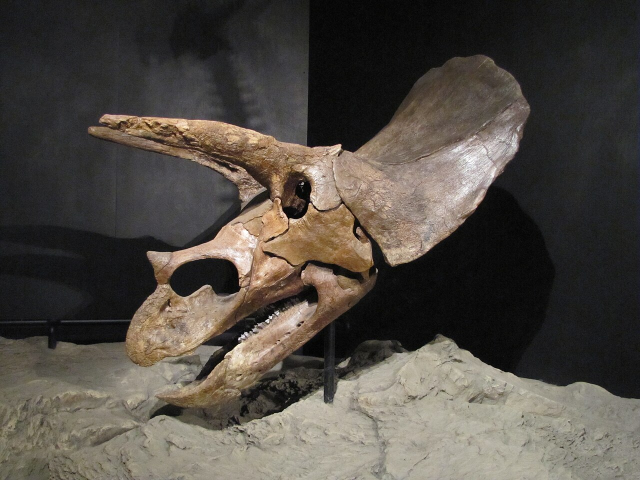
#> input picture ref/houston-left-1280.jpg, 1280 x 960 px (shown at 1/2 size)
$ python photo-compare.py ../ref/houston-left-1280.jpg ../ref/houston-left-1280.jpg
#> lines starting #> are read from the running program, lines starting #| are printed output that depends on the picture; after the words box and inside, x2 and y2 are one past the last pixel; in counts of white or black regions, pixels touching at a corner belong together
# 写真(Houston の頭骨の左側面)と、正射影で描いた模型(視点 chk_photo)を重ねる。
# 模型の背景色以外の部分の縁を緑で写真の上に描く。px の範囲は tri-model.js の VIEWS.chk_photo と同じ。
# 使い方: python3 photo-compare.py <chk_photo.png> <出力.png>
import os, sys
from PIL import Image, ImageChops, ImageFilter
HERE = os.path.dirname(os.path.abspath(__file__))
render, out = sys.argv[1], sys.argv[2]
im = Image.open(render).convert('RGB')
#> im is the input picture: PIL image 1280x960 RGB; mean R, G, B 81.3, 75.6, 68.7
ph = Image.open(os.path.join(os.path.dirname(HERE), 'ref/houston-left-1280.jpg')).convert('RGB').crop((150, 118.75, 1100, 831.25)).resize(im.size)
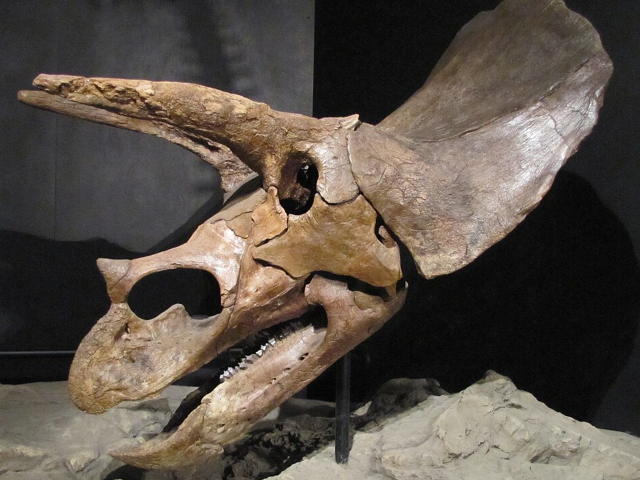
#> ph: PIL image 1280x960 RGB (shown at 1/2 size); mean R, G, B 89.8, 80.5, 71.7
bg = Image.new('RGB', im.size, (0xf3, 0xef, 0xe4))
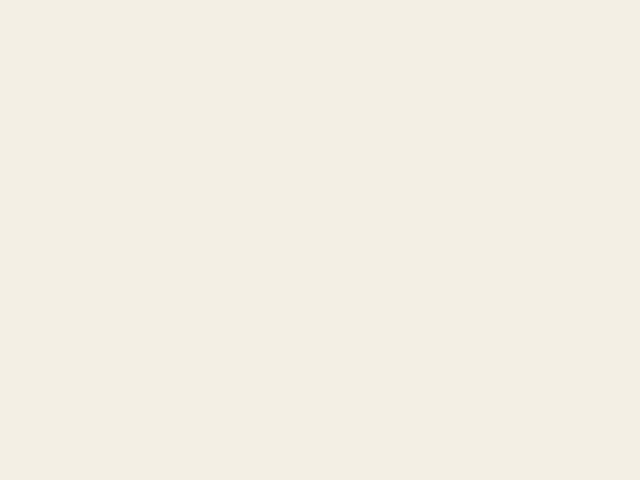
#> bg: PIL image 1280x960 RGB (shown at 1/2 size); mean R, G, B 243, 239, 228
mask = ImageChops.difference(im, bg).convert('L').point(lambda v: 255 if v > 18 else 0)
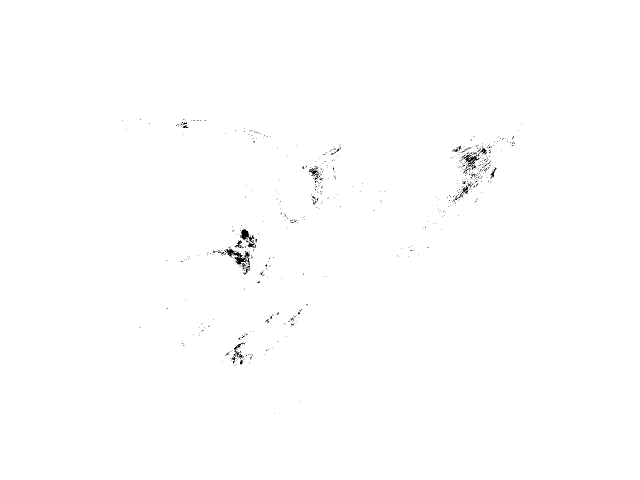
#> mask: PIL image 1280x960 L (shown at 1/2 size); 99.7% white; black in thin lines or dots, all inside (x1, y1, x2, y2) = (244, 238, 1043, 828)
edge = mask.filter(ImageFilter.FIND_EDGES).filter(ImageFilter.MaxFilter(3))
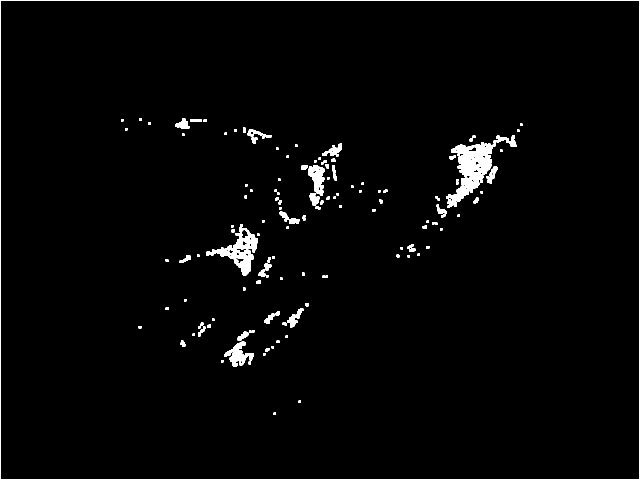
#> edge: PIL image 1280x960 L (shown at 1/2 size); 2.3% white; 133 white regions, largest, box (x1, y1, x2, y2) and area: (0, 0, 1280, 960) 8944, (892, 284, 991, 416) 5570, (412, 448, 516, 551) 3254
o = Image.blend(ph, im, 0.45); o.paste((0, 255, 0), mask=edge); o.save(out)
#> after `o = Image.blend(ph, im, 0.45)`:
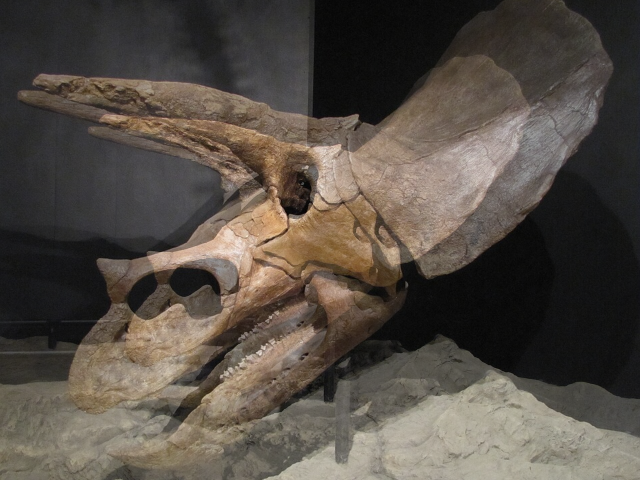
#> o: PIL image 1280x960 RGB (shown at 1/2 size); mean R, G, B 85.5, 77.8, 69.9
#> after `o.paste((0, 255, 0), mask=edge)`:
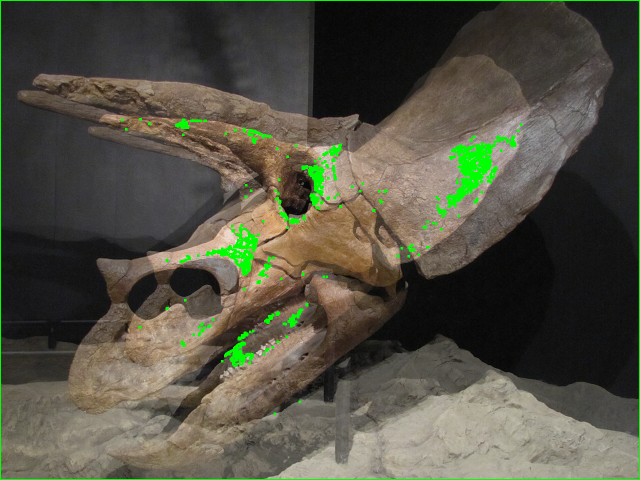
#> o: PIL image 1280x960 RGB (shown at 1/2 size); mean R, G, B 82.2, 80.8, 67.1
print('photo-compare:', out)
